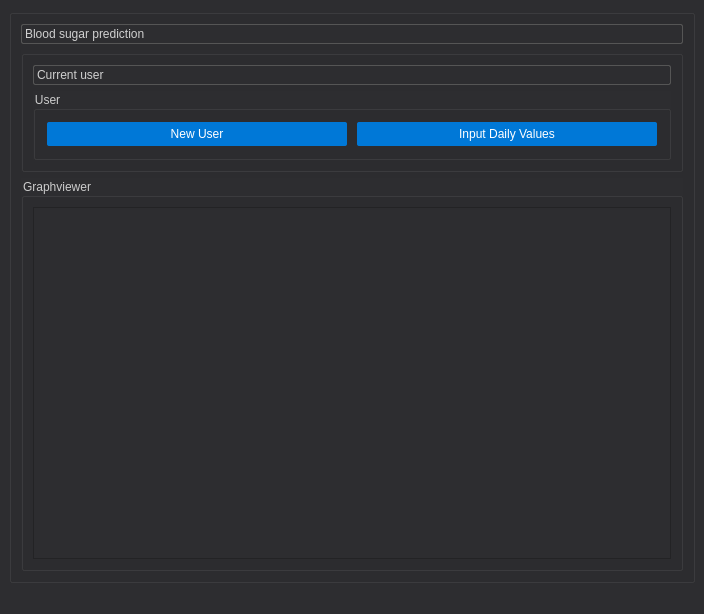
<?xml version="1.0" encoding="UTF-8"?>
<ui version="4.0">
 <class>MainWindow</class>
 <widget class="QMainWindow" name="MainWindow">
  <property name="geometry">
   <rect>
    <x>0</x>
    <y>0</y>
    <width>704</width>
    <height>614</height>
   </rect>
  </property>
  <property name="windowTitle">
   <string>MainWindow</string>
  </property>
  <property name="styleSheet">
   <string notr="true">QWidget {
    background-color: #2D2D30;
    color: #CCCCCC;
}

QLabel, QCheckBox {
    color: #D0D0D0;
}

QPushButton {
    background-color: #0078D7; /* Adjust the color code to match the blue you desire */
    color: white;
    border: none;
    border-radius: 2px;
    padding: 5px;
    margin: 2px;
    text-align: center;
}

QPushButton:hover {
    background-color: #005FA3;
}

QPushButton:pressed {
    background-color: #003A70;
}

QPushButton:disabled {
    background-color: #004C99;
    color: #7F7F7F;
}

QLineEdit {
    background-color: #2D2D30;
    border: 1px solid #555;
    border-radius: 2px;
    color: #D0D0D0;
    padding: 1px;
}

QRadioButton::indicator {
    border: 1px solid #555;
    width: 14px;
    height: 14px;
    border-radius: 7px;
    background-color: #2D2D30;
}

QRadioButton::indicator:checked {
    background-color: #3A3A3C;
    border: 1px solid #3A3A3C;
}

QRadioButton {
    spacing: 5px;
}

QSlider::groove:horizontal {
    border: 1px solid #444;
    height: 8px;
    background: #2D2D30;
    margin: 2px 0;
}

QSlider::handle:horizontal {
    background: #3A3A3C;
    border: 1px solid #5C5C5C;
    width: 18px;
    margin: -2px 0;
    border-radius: 9px;
}

QSlider::add-page:horizontal {
    background: #555;
}

QSlider::sub-page:horizontal {
    background: #3A3A3C;
}
</string>
  </property>
  <widget class="QWidget" name="centralwidget">
   <layout class="QGridLayout" name="gridLayout">
    <item row="0" column="0">
     <widget class="QGroupBox" name="GB_mainwindow">
      <property name="title">
       <string/>
      </property>
      <layout class="QVBoxLayout" name="verticalLayout">
       <item>
        <widget class="QLineEdit" name="lineEdit_app_title">
         <property name="text">
          <string>Blood sugar prediction</string>
         </property>
        </widget>
       </item>
       <item>
        <widget class="QGroupBox" name="gb_graph_and_user">
         <property name="title">
          <string/>
         </property>
         <layout class="QVBoxLayout" name="verticalLayout_2">
          <item>
           <widget class="QLineEdit" name="lineEdit_current_user">
            <property name="text">
             <string>Current user</string>
            </property>
           </widget>
          </item>
          <item>
           <widget class="QGroupBox" name="GB_user">
            <property name="title">
             <string>User</string>
            </property>
            <layout class="QGridLayout" name="gridLayout_2">
             <item row="0" column="0">
              <widget class="QPushButton" name="pb_new_user">
               <property name="text">
                <string>New User</string>
               </property>
              </widget>
             </item>
             <item row="0" column="1">
              <widget class="QPushButton" name="pb_daily_values">
               <property name="text">
                <string>Input Daily Values</string>
               </property>
              </widget>
             </item>
            </layout>
           </widget>
          </item>
         </layout>
        </widget>
       </item>
       <item>
        <widget class="QGroupBox" name="GB_graphviewer">
         <property name="title">
          <string>Graphviewer</string>
         </property>
         <layout class="QGridLayout" name="gridLayout_3">
          <item row="0" column="0">
           <widget class="QGraphicsView" name="graphicsView_blood_insulin_graph"/>
          </item>
         </layout>
        </widget>
       </item>
      </layout>
     </widget>
    </item>
   </layout>
  </widget>
  <widget class="QMenuBar" name="menubar">
   <property name="geometry">
    <rect>
     <x>0</x>
     <y>0</y>
     <width>704</width>
     <height>22</height>
    </rect>
   </property>
  </widget>
  <widget class="QStatusBar" name="statusbar"/>
 </widget>
 <resources/>
 <connections/>
</ui>
